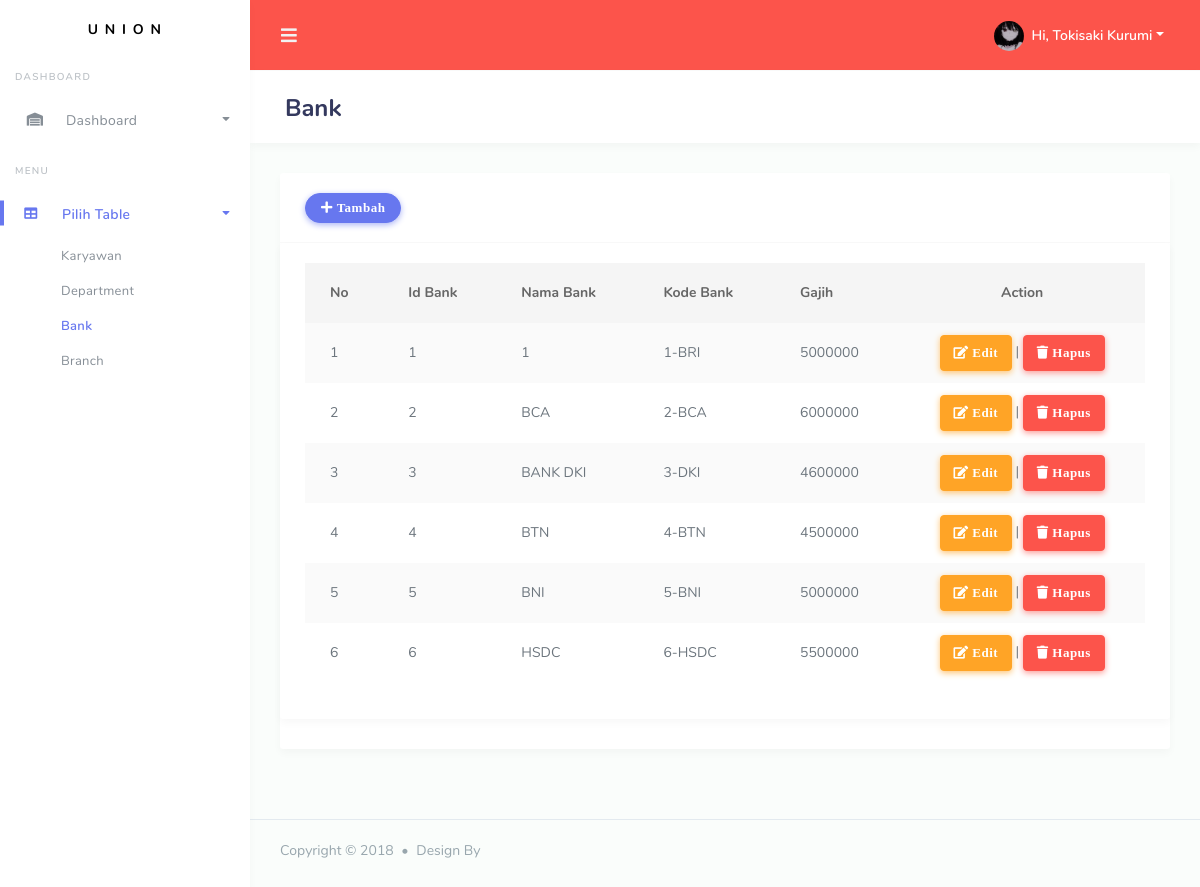
The page /stisla/table/bank.php on the database its author committed.
### tables this page shows
CREATE TABLE `bank` (
  `Id_Bank` int(11) DEFAULT NULL,
  `Nama_Bank` varchar(255) DEFAULT NULL,
  `Kode_Bank` varchar(255) DEFAULT NULL,
  `Gaji` int(11) DEFAULT NULL
);

### stisla/table/bank.php (the view, shortened to what this page needs)
<!DOCTYPE html>
<html lang="en">
<head>
    <link rel="stylesheet" href="../dist/assets/modules/bootstrap/css/bootstrap.min.css">
    <link rel="stylesheet" href="../dist/assets/modules/fontawesome/css/all.min.css">
    <link rel="stylesheet" href="../dist/assets/modules/jqvmap/dist/jqvmap.min.css">
    <link rel="stylesheet" href="../dist/assets/modules/weather-icon/css/weather-icons.min.css">
    <link rel="stylesheet" href="../dist/assets/modules/weather-icon/css/weather-icons-wind.min.css">
    <link rel="stylesheet" href="../dist/assets/modules/summernote/summernote-bs4.css">
    <link rel="stylesheet" href="../dist/assets/modules/prism/prism.css">
    <link rel="stylesheet" href="../dist/assets/modules/datatables/datatables.min.css">
    <link rel="stylesheet" href="../dist/assets/modules/datatables/DataTables-1.10.16/css/dataTables.bootstrap4.min.css">
    <link rel="stylesheet" href="../dist/assets/modules/datatables/Select-1.2.4/css/select.bootstrap4.min.css">
    <link rel="stylesheet" href="../dist/assets/css/style.css">
    <link rel="stylesheet" href="../dist/assets/css/components.css">
    </head>
<body>
    <div id="app">
    <div class="main-wrapper main-wrapper-1">
    <div class="navbar-bg bg-danger"></div>
    <nav class="navbar navbar-expand-lg main-navbar">
        <form class="form-inline mr-auto">
            <ul class="navbar-nav mr-3">
                <li><a href="#" data-toggle="sidebar" class="nav-link nav-link-lg"><i class="fas fa-bars"></i></a></li>
            </ul>
        </form>
        <ul class="navbar-nav navbar-right">
        <li class="dropdown"><a href="#" data-toggle="dropdown" class="nav-link dropdown-toggle nav-link-lg nav-link-user">
            <img alt="image" src="../dist/assets/img/kurumi.jpg" class="rounded-circle mr-1">
            <div class="d-sm-none d-lg-inline-block">Hi, Tokisaki Kurumi</div></a>
        </li>
        </ul>
    </nav>
    <div class="main-sidebar sidebar-style-2">
        <aside id="sidebar-wrapper">
        <div class="sidebar-brand">
            <a href="../index.php">U N I O N</a>
        </div>
        <ul class="sidebar-menu">
            <li class="menu-header">Dashboard</li>
            <li class="dropdown">
            <a href="index.php" class="nav-link has-dropdown"><i class="fas fa-warehouse"></i><span>Dashboard</span></a>
            </li>
            <li class="menu-header">Menu</li>
            <li class="dropdown active">
            <a href="#" class="nav-link has-dropdown" data-toggle="dropdown"><i class="fas fa-table"></i> <span>Pilih Table</span></a>
            <ul class="dropdown-menu">
                <li><a class="nav-link" href="karyawan.php">Karyawan</a></li>
                <li><a class="nav-link" href="department.php">Department</a></li>
                <li class="active"><a class="nav-link" href="bank.php">Bank</a></li>
                <li><a class="nav-link" href="branch.php">Branch</a></li>
            </ul>
            </li>
        </aside>
    </div>
<div class="main-content">
    <section class="section">
    <div class="section-header">
        <h1>Bank</h1>
    </div>
    <div class="section-body">
        <div class="row">
            <div class="col-12 col-md-6 col-lg-12">
                <div class="card">
                <div class="card-header">
                    <button class="btn btn-primary" data-toggle="modal" data-target="#modaltambah" name="tambah"><i class="fas fa-plus"> Tambah</i></button>
                </div>
                    <div class="row">
                        <div class="col-12">
                            <div class="card">
                                <div class="card-body">
                                <div class="table-responsive">
                                    <table class="table table-striped" id="table-1">
                                    <thead>
                                    <tr>
                                        <th>No</th>
                                        <th>Id Bank</th>
                                        <th>Nama Bank</th>
                                        <th>Kode Bank</th>
                                        <th>Gajih</th>
                                        <th><center>Action</center></th>
                                    </tr>
                                    </thead>
                                    <tbody>
                                    <?php
                                        include_once("../conf/koneksi.php");
                                        $i = 0;
                                        $query = mysqli_query($db, "select * from bank");
                                        while($bank = mysqli_fetch_array($query)) {
                                        $i++;
                                    ?>
                                    <tr>
                                        <td><?php echo $i;?></td>
                                        <td><?php echo $bank['Id_Bank'];?></td>
                                        <td><?php echo $bank['Nama_Bank'];?></td>
                                        <td><?php echo $bank['Kode_Bank'];?></td>
                                        <td><?php echo $bank['Gaji'];?></td>
                                        <td><center><a href="#"  class="btn btn-warning" data-toggle="modal" data-backdrop="false" data-target="#modaledit<?php echo $bank['Id_Bank']; ?>" name="edit"><i class="fas fa-edit"> Edit</i></a> |
                                                    <a href="../delete/deletebank.php?Id_Bank=<?php echo $bank['Id_Bank'];?>" class="btn btn-danger" ><i class="fas fa-trash"> Hapus</i></a></center></td>
                                    </tr>
                                        </div>
                                    </div>
                                    <?php
                                        }
                                    ?>
    <footer class="main-footer">
        <div class="footer-left">
        Copyright &copy; 2018 <div class="bullet"></div> Design By <a href=""></a>
        </div>
    </footer>
    </body>
    </html>

### rows shown on the page
bank: Id_Bank "1", Nama_Bank "1", Kode_Bank "1-BRI", Gaji "5000000"
bank: Id_Bank "2", Nama_Bank "BCA", Kode_Bank "2-BCA", Gaji "6000000"
bank: Id_Bank "3", Nama_Bank "BANK DKI", Kode_Bank "3-DKI", Gaji "4600000"
bank: Id_Bank "4", Nama_Bank "BTN", Kode_Bank "4-BTN", Gaji "4500000"
bank: Id_Bank "5", Nama_Bank "BNI", Kode_Bank "5-BNI", Gaji "5000000"
bank: Id_Bank "6", Nama_Bank "HSDC", Kode_Bank "6-HSDC", Gaji "5500000"
